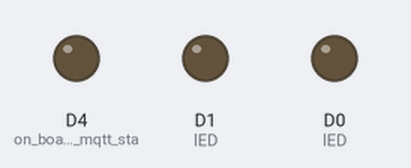
Bench run of a sketch on a simulated ESP8266 (NodeMCU). Parts: output pins drawn as LEDs (lit = HIGH). WiFi joins after 1.5 s; servers stay silent unless stated; random numbers use the default seed unless the sketch sets one; no MQTT or app messages arrive unless stated; what the sketch prints to the serial monitor is not drawn.

Above: at 1.6 s.
Timing chart, 0 to 3.1 s (numbered marks = the images above):
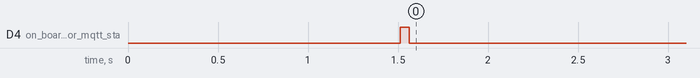

The sketch:

ReteFacebookTwoLight.ino
```cpp
#include <ESP8266WiFi.h>
#include <PubSubClient.h>

// Update these with values suitable for your network.

const char* ssid = "NagRaj"; // change to your home wifi name
const char* password = "7060196036"; //  change to your home wifi password
const char* mqtt_server = "io.reteiot.com"; // MQTT broker Name

WiFiClient espClient;
PubSubClient client(espClient);
long lastMsg = 0;
char msg[50];
int value = 0;

void setup_wifi() {

  delay(10);

  WiFi.begin(ssid, password);

  while (WiFi.status() != WL_CONNECTED) {
    delay(500);

  }

  randomSeed(micros());


}

void callback(char* topic, byte* payload, unsigned int length) {

  if ((char)payload[0] == 'A' && (char)payload[1]== '1') {
      digitalWrite(D0, LOW);

  }
  if ((char)payload[0] == 'A' && (char)payload[1]== '0') {
      digitalWrite(D0, HIGH);

  }
  if ((char)payload[0] == 'B' && (char)payload[1]== '1') {
      digitalWrite(D1, LOW);

  }
  if ((char)payload[0] == 'B' && (char)payload[1]== '0') {
      digitalWrite(D1, HIGH);

  }


}

void reconnect() {
  // Loop until we're reconnected
  while (!client.connected()) {
    Serial.print("Attempting MQTT connection...");
    // Create a random client ID
    String clientId = "ESP8266Client-";
    clientId += String(random(0xffff), HEX);
    // Attempt to connect
    if (client.connect(clientId.c_str())) {
      Serial.println("connected");
       digitalWrite(BUILTIN_LED, LOW);
      client.subscribe("nagendrachaudhary2016@gmail.com/******");
    } else {

      // Wait 5 seconds before retrying
      delay(5000);
    }
  }
}

void setup() {
  pinMode(BUILTIN_LED, OUTPUT);     // on board led for mqtt status indication.
  pinMode(D0, OUTPUT); // lED
  pinMode(D1, OUTPUT); // lED
  Serial.begin(115200);
  setup_wifi();
  client.setServer(mqtt_server, 1883);
  client.setCallback(callback);
  digitalWrite(BUILTIN_LED, HIGH);

}

void loop() {

  if (!client.connected()) {
     digitalWrite(BUILTIN_LED, HIGH);
    reconnect();
  }
  client.loop();

}
```

Measured:
- by itself, D4 (on_board_led_for_mqtt_sta): HIGH → LOW at 1.6 s
